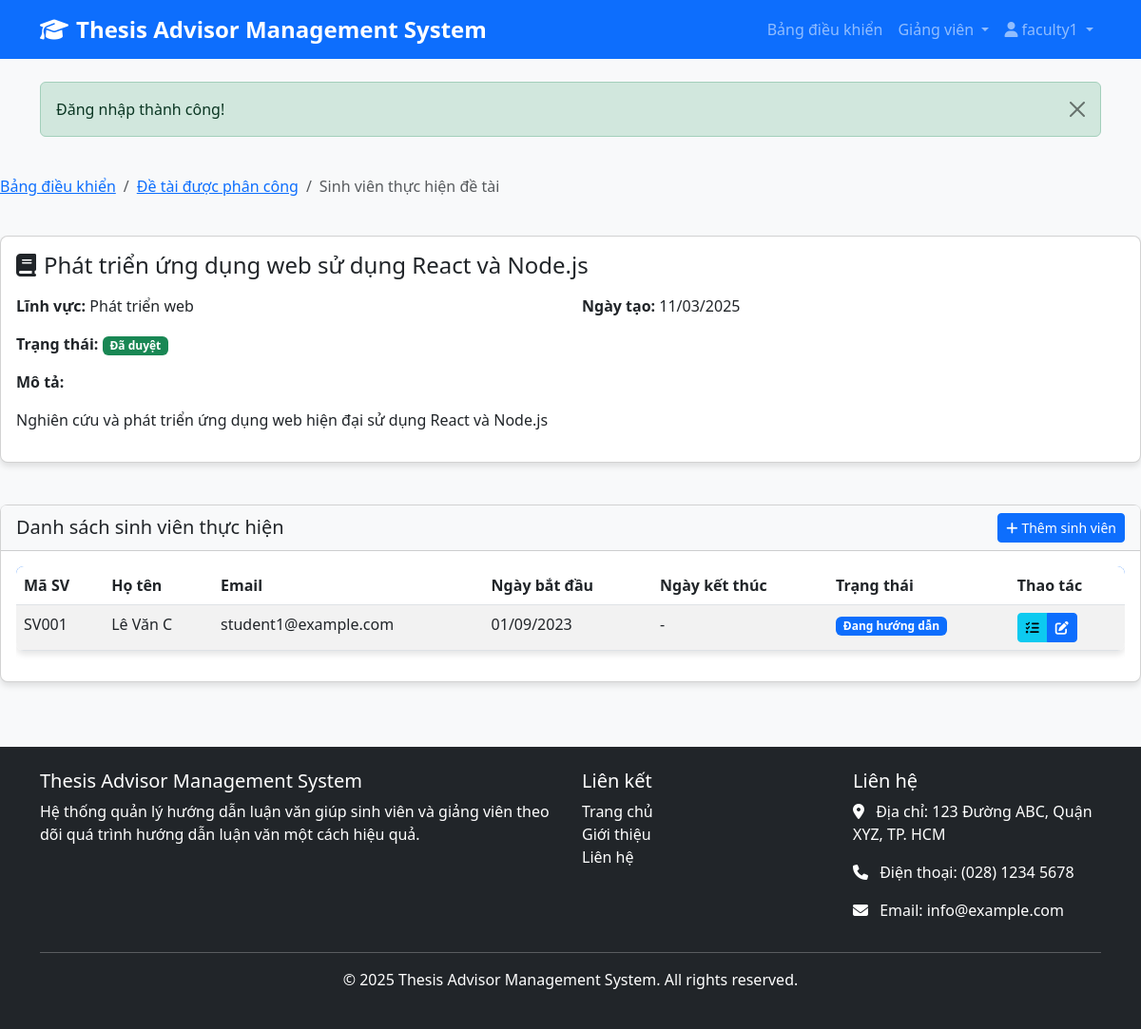
Screenshot of /faculty/thesis-students.php?id=1 (signed in) with the database file from the repository.
### tables this page shows
CREATE TABLE DeTai (
    DeTaiID INT AUTO_INCREMENT PRIMARY KEY,
    TenDeTai VARCHAR(255) NOT NULL,
    MoTa TEXT,
    LinhVuc VARCHAR(100),
    NgayTao TIMESTAMP DEFAULT CURRENT_TIMESTAMP,
    TrangThai ENUM('Chờ duyệt', 'Đã duyệt', 'Từ chối') DEFAULT 'Chờ duyệt'
);

CREATE TABLE SinhVienGiangVienHuongDan (
    ID INT AUTO_INCREMENT PRIMARY KEY,
    SinhVienID INT NOT NULL,
    GiangVienID INT NOT NULL,
    DeTaiID INT,
    NgayBatDau DATE,
    NgayKetThuc DATE,
    TrangThai ENUM('Đang hướng dẫn', 'Đã hoàn thành', 'Đã hủy') DEFAULT 'Đang hướng dẫn',
    GhiChu TEXT,
    FOREIGN KEY (SinhVienID) REFERENCES SinhVien(SinhVienID) ON DELETE CASCADE,
    FOREIGN KEY (GiangVienID) REFERENCES GiangVien(GiangVienID) ON DELETE CASCADE,
    FOREIGN KEY (DeTaiID) REFERENCES DeTai(DeTaiID) ON DELETE SET NULL
);

CREATE TABLE SinhVien (
    SinhVienID INT AUTO_INCREMENT PRIMARY KEY,
    UserID INT,
    MaSV VARCHAR(20) NOT NULL UNIQUE,
    HoTen VARCHAR(100) NOT NULL,
    NgaySinh DATE,
    GioiTinh ENUM('Nam', 'Nữ', 'Khác'),
    Email VARCHAR(100) NOT NULL,
    SoDienThoai VARCHAR(15),
    DiaChi TEXT,
    Khoa VARCHAR(100),
    ChuyenNganh VARCHAR(100),
    NienKhoa VARCHAR(20),
    TrangThai ENUM('Đang học', 'Đã tốt nghiệp', 'Đã nghỉ học') DEFAULT 'Đang học',
    FOREIGN KEY (UserID) REFERENCES Users(UserID) ON DELETE SET NULL
);

### faculty/thesis-students.php (the view, shortened to what this page needs)
<?php
require_once '../includes/functions.php';
$thesisId = $_GET['id'];
$conn = getDBConnection();
$stmt = $conn->prepare("SELECT GiangVienID FROM GiangVien WHERE UserID = :userId");
$stmt->bindParam(':userId', $_SESSION['user_id']);
$stmt->execute();
$faculty = $stmt->fetch(PDO::FETCH_ASSOC);
$facultyId = $faculty['GiangVienID'];
$stmt = $conn->prepare("
    SELECT dt.*,
           (SELECT COUNT(*)
            FROM SinhVienGiangVienHuongDan
            WHERE DeTaiID = dt.DeTaiID
            AND GiangVienID = :facultyId) as IsAssigned
    FROM DeTai dt
    WHERE dt.DeTaiID = :thesisId
");
$stmt->bindParam(':thesisId', $thesisId);
$stmt->bindParam(':facultyId', $facultyId);
$stmt->execute();
$thesis = $stmt->fetch(PDO::FETCH_ASSOC);
$stmt = $conn->prepare("
    SELECT
        sv.*,
        svgv.ID as AssignmentID,
        svgv.NgayBatDau,
        svgv.NgayKetThuc,
        svgv.TrangThai as AssignmentStatus,
        svgv.GhiChu
    FROM SinhVienGiangVienHuongDan svgv
    JOIN SinhVien sv ON svgv.SinhVienID = sv.SinhVienID
    WHERE svgv.DeTaiID = :thesisId
    AND svgv.GiangVienID = :facultyId
    ORDER BY svgv.NgayBatDau DESC
");
$stmt->bindParam(':thesisId', $thesisId);
$stmt->bindParam(':facultyId', $facultyId);
$stmt->execute();
$students = $stmt->fetchAll(PDO::FETCH_ASSOC);
include '../includes/header.php';
?>
<div class="row mb-4">
    <div class="col-md-12">
        <nav aria-label="breadcrumb">
            <ol class="breadcrumb">
                <li class="breadcrumb-item"><a href="../dashboard.php">Bảng điều khiển</a></li>
                <li class="breadcrumb-item"><a href="theses.php">Đề tài được phân công</a></li>
                <li class="breadcrumb-item active" aria-current="page">Sinh viên thực hiện đề tài</li>
            </ol>
        </nav>
    </div>
</div>
<div class="row mb-4">
    <div class="col-md-12">
        <div class="card">
            <div class="card-body">
                <h4 class="card-title">
                    <i class="fas fa-book me-2"></i><?php echo htmlspecialchars($thesis['TenDeTai']); ?>
                </h4>
                <div class="row mt-3">
                    <div class="col-md-6">
                        <p><strong>Lĩnh vực:</strong> <?php echo htmlspecialchars($thesis['LinhVuc']); ?></p>
                        <p><strong>Trạng thái:</strong>
                            <span class="badge bg-<?php echo $thesis['TrangThai'] == 'Đã duyệt' ? 'success' : ($thesis['TrangThai'] == 'Chờ duyệt' ? 'warning' : 'danger'); ?>">
                                <?php echo $thesis['TrangThai']; ?>
                            </span>
                        </p>
                    </div>
                    <div class="col-md-6">
                        <p><strong>Ngày tạo:</strong> <?php echo date('d/m/Y', strtotime($thesis['NgayTao'])); ?></p>
                    </div>
                </div>
                <div class="row">
                    <div class="col-md-12">
                        <p><strong>Mô tả:</strong></p>
                        <p><?php echo nl2br(htmlspecialchars($thesis['MoTa'])); ?></p>
                    </div>
                </div>
            </div>
        </div>
    </div>
</div>
<div class="row">
    <div class="col-md-12">
        <div class="card">
            <div class="card-header d-flex justify-content-between align-items-center">
                <h5 class="card-title mb-0">Danh sách sinh viên thực hiện</h5>
                <a href="assignments.php" class="btn btn-primary btn-sm">
                    <i class="fas fa-plus me-1"></i>Thêm sinh viên
                </a>
            </div>
            <div class="card-body">
                <?php if (count($students) > 0): ?>
                    <div class="table-responsive">
                        <table class="table table-striped">
                            <thead>
                                <tr>
                                    <th>Mã SV</th>
                                    <th>Họ tên</th>
                                    <th>Email</th>
                                    <th>Ngày bắt đầu</th>
                                    <th>Ngày kết thúc</th>
                                    <th>Trạng thái</th>
                                    <th>Thao tác</th>
                                </tr>
                            </thead>
                            <tbody>
                                <?php foreach ($students as $student): ?>
                                    <tr>
                                        <td><?php echo htmlspecialchars($student['MaSV']); ?></td>
                                        <td><?php echo htmlspecialchars($student['HoTen']); ?></td>
                                        <td><?php echo htmlspecialchars($student['Email']); ?></td>
                                        <td><?php echo date('d/m/Y', strtotime($student['NgayBatDau'])); ?></td>
                                        <td>
                                            <?php echo $student['NgayKetThuc'] ? date('d/m/Y', strtotime($student['NgayKetThuc'])) : '-'; ?>
                                        </td>
                                        <td>
                                            <?php if ($student['AssignmentStatus'] == 'Đang hướng dẫn'): ?>
                                                <span class="badge bg-primary"><?php echo $student['AssignmentStatus']; ?></span>
                                            <?php elseif ($student['AssignmentStatus'] == 'Đã hoàn thành'): ?>
                                                <span class="badge bg-success"><?php echo $student['AssignmentStatus']; ?></span>
                                            <?php else: ?>
                                                <span class="badge bg-danger"><?php echo $student['AssignmentStatus']; ?></span>
                                            <?php endif; ?>
                                        </td>
                                        <td>
                                            <div class="btn-group" role="group">
                                                <a href="progress.php?student_id=<?php echo $student['SinhVienID']; ?>"
                                                   class="btn btn-sm btn-info"
                                                   title="Xem tiến độ">
                                                    <i class="fas fa-tasks"></i>
                                                </a>
                                                <button type="button"
                                                        class="btn btn-sm btn-primary update-status"
                                                        data-bs-toggle="modal"
                                                        data-bs-target="#updateStatusModal"
                                                        data-id="<?php echo $student['AssignmentID']; ?>"
                                                        data-status="<?php echo $student['AssignmentStatus']; ?>"
                                                        data-note="<?php echo htmlspecialchars($student['GhiChu']); ?>"
                                                        title="Cập nhật trạng thái">
                                                    <i class="fas fa-edit"></i>
                                                </button>
                                            </div>
                                        </td>
                                    </tr>
                                <?php endforeach; ?>
                            </tbody>
                        </table>
                    </div>
                <?php else: ?>
                    <div class="alert alert-info">
                        <i class="fas fa-info-circle me-2"></i>Chưa có sinh viên nào được phân công cho đề tài này.
                    </div>
                <?php endif; ?>
            </div>
        </div>
    </div>
</div>
<?php include '../includes/footer.php'; ?>

### assets/css/style.css (style rules this page uses)
body { font-family: 'Segoe UI', Tahoma, Geneva, Verdana, sans-serif; background-color: #f8f9fa; color: #333; }
.card { border-radius: 8px; box-shadow: 0 4px 6px rgba(0, 0, 0, 0.1); margin-bottom: 20px; transition: transform 0.3s ease; }
.card-header { font-weight: bold; background-color: #f8f9fa; }
.btn-primary { background-color: #0d6efd; border-color: #0d6efd; }
.table { background-color: #fff; border-radius: 8px; overflow: hidden; box-shadow: 0 4px 6px rgba(0, 0, 0, 0.1); }
.table thead { background-color: #0d6efd; color: #fff; }

### rows the page displays
detai: TenDeTai "Phát triển ứng dụng web sử dụng React và Node.js", LinhVuc "Phát triển web", TrangThai "Đã duyệt", NgayTao "11/03/2025", MoTa "Nghiên cứu và phát triển ứng dụng web hiện đại sử dụng React và Node.js"
sinhviengiangvienhuongdan: SinhVienID.MaSV "SV001", SinhVienID.HoTen "Lê Văn C", SinhVienID.Email "student1@example.com", NgayBatDau "01/09/2023", TrangThai "Đang hướng dẫn"

### other values shown
APP_NAME "Thesis Advisor Management System"
$_SESSION['username'] "faculty1"
$message "Đăng nhập thành công!"
